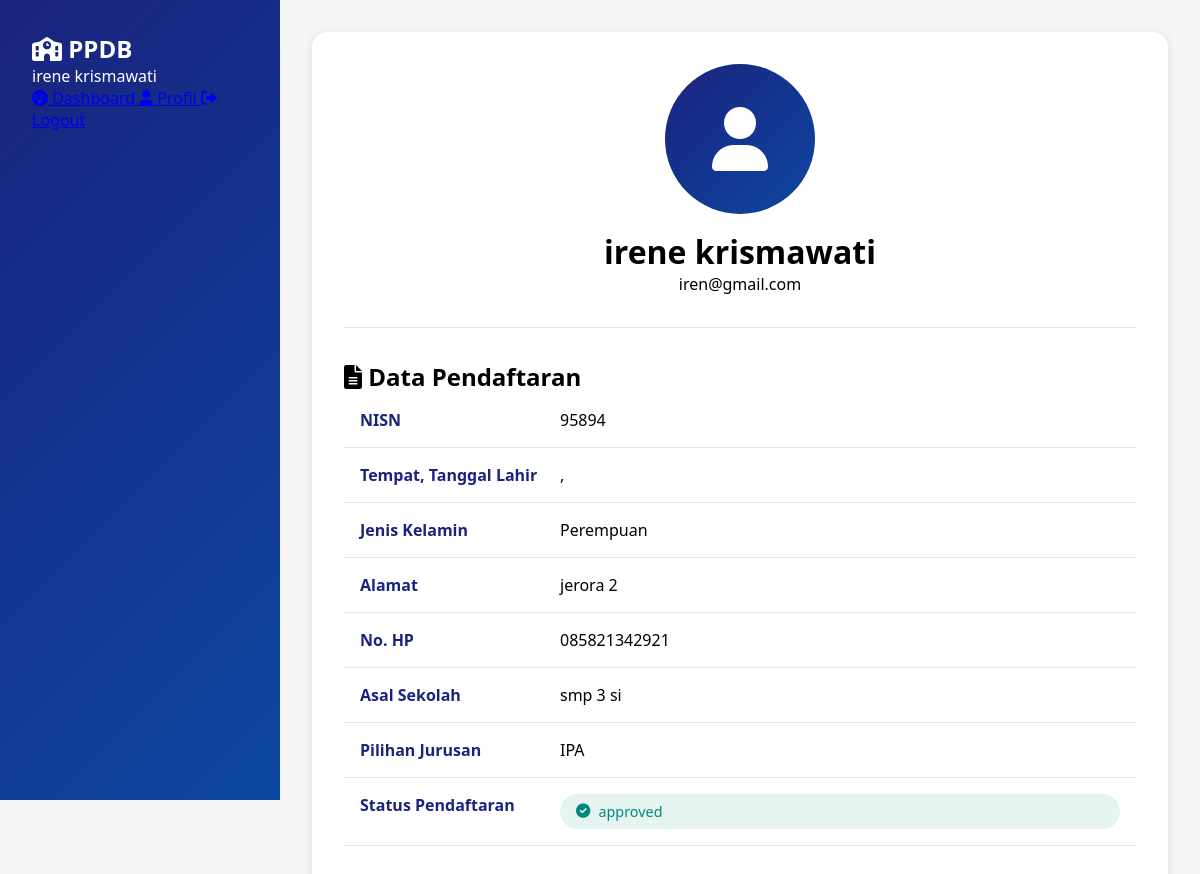
Screenshot of /profile (signed in) with the database file from the repository.
### app/models.py (models this page shows, shortened)
class User(UserMixin, db.Model):
    __tablename__ = 'users'
    id = db.Column(db.Integer, primary_key=True)
    username = db.Column(db.String(80), unique=True, nullable=False)
    email = db.Column(db.String(120), unique=True, nullable=False)
    password = db.Column(db.String(200), nullable=False)
    name = db.Column(db.String(100))
    role = db.Column(db.String(20), default='user')  # 'admin' or 'user'
    is_active = db.Column(db.Boolean, default=True)
    pendaftarans = db.relationship('Pendaftaran', backref='user', lazy=True)

class Pendaftaran(db.Model):
    __tablename__ = 'pendaftaran'
    id = db.Column(db.Integer, primary_key=True)
    nama = db.Column(db.String(100), nullable=False)
    nisn = db.Column(db.String(20), nullable=False, unique=True)
    asal_sekolah = db.Column(db.String(100), nullable=False)
    alamat = db.Column(db.String(200), nullable=False)
    no_hp = db.Column(db.String(20), nullable=False)
    pilihan_jurusan = db.Column(db.String(50), nullable=False)
    status = db.Column(db.String(20), default='pending')  # pending, approved, rejected
    user_id = db.Column(db.Integer, db.ForeignKey('users.id'), nullable=False)
    tanggal_daftar = db.Column(db.DateTime, default=db.func.current_timestamp())

### app/routes/main.py (the view)
@main_bp.route('/profile')
@login_required
def profile():
    pendaftaran = Pendaftaran.query.filter_by(user_id=current_user.id).first()
    return render_template('profile.html', pendaftaran=pendaftaran)

### app/__init__.py (called while the page is built)
def create_app():
    app = Flask(__name__)
    app.config['SECRET_KEY'] = 'your-secret-key'
    app.config['SQLALCHEMY_DATABASE_URI'] = 'sqlite:///ppdb.db'
    app.config['SQLALCHEMY_TRACK_MODIFICATIONS'] = False
    db.init_app(app)
    login_manager.init_app(app)
    login_manager.login_view = 'auth_bp.login'
    from app.models import User
    @login_manager.user_loader
    def load_user(user_id):
        return User.query.get(int(user_id))
    from app.routes.main import main_bp
    from app.routes.auth import auth_bp
    from app.routes.admin import admin_bp
    app.register_blueprint(main_bp)
    app.register_blueprint(auth_bp)
    app.register_blueprint(admin_bp)
    return app

### app/templates/profile.html (shortened to what this page needs)
<!DOCTYPE html>
<html lang="id">
<head>
    <link rel="stylesheet" href="https://cdnjs.cloudflare.com/ajax/libs/font-awesome/6.0.0/css/all.min.css">
</head>
<body>
    <div class="wrapper">
        <div class="sidebar">
            <div class="sidebar-header">
                <h2><i class="fas fa-school"></i> PPDB</h2>
                <p>{{ current_user.name }}</p>
            </div>
            <nav class="nav-menu">
                <a href="{{ url_for('main_bp.dashboard') }}" class="nav-item">
                    <i class="fas fa-tachometer-alt"></i> Dashboard
                </a>
                <a href="{{ url_for('main_bp.profile') }}" class="nav-item active">
                    <i class="fas fa-user"></i> Profil
                </a>
                <a href="{{ url_for('auth_bp.logout') }}" class="nav-item">
                    <i class="fas fa-sign-out-alt"></i> Logout
                </a>
            </nav>
        </div>
        <div class="main-content">
            <div class="profile-card">
                <div class="profile-header">
                    <div class="profile-avatar">
                        <i class="fas fa-user"></i>
                    </div>
                    <h1>{{ current_user.name }}</h1>
                    <p>{{ current_user.email }}</p>
                </div>
                {% if pendaftaran %}
                <div class="profile-info">
                    <h2><i class="fas fa-file-alt"></i> Data Pendaftaran</h2>
                    <div class="info-group">
                        <div class="info-label">NISN</div>
                        <div>{{ pendaftaran.nisn }}</div>
                    </div>
                    <div class="info-group">
                        <div class="info-label">Tempat, Tanggal Lahir</div>
                        <div>{{ pendaftaran.tempat_lahir }}, {{ pendaftaran.tanggal_lahir }}</div>
                    </div>
                    <div class="info-group">
                        <div class="info-label">Jenis Kelamin</div>
                        <div>{{ "Laki-laki" if pendaftaran.jenis_kelamin == "L" else "Perempuan" }}</div>
                    </div>
                    <div class="info-group">
                        <div class="info-label">Alamat</div>
                        <div>{{ pendaftaran.alamat }}</div>
                    </div>
                    <div class="info-group">
                        <div class="info-label">No. HP</div>
                        <div>{{ pendaftaran.no_hp }}</div>
                    </div>
                    <div class="info-group">
                        <div class="info-label">Asal Sekolah</div>
                        <div>{{ pendaftaran.asal_sekolah }}</div>
                    </div>
                    <div class="info-group">
                        <div class="info-label">Pilihan Jurusan</div>
                        <div>{{ pendaftaran.pilihan_jurusan }}</div>
                    </div>
                    <div class="info-group">
                        <div class="info-label">Status Pendaftaran</div>
                        <div class="status-badge status-{{ pendaftaran.status }}">
                            <i class="fas fa-{% if pendaftaran.status == 'approved' %}check-circle{% elif pendaftaran.status == 'rejected' %}times-circle{% else %}clock{% endif %}"></i>
                            {{ pendaftaran.status }}
                        </div>
                    </div>
                </div>
                {% endif %}
            </div>
        </div>
    </div>
</body>
</html>

### app/templates/profile.html (style rules this page uses)
:root { --primary: #1a237e; --secondary: #0d47a1; --accent: #00bcd4; --success: #00897b; --warning: #ffd700; --danger: #d32f2f; --light: #f5f5f5; --dark: #263238; --gradient: linear-gradient(135deg, var(--primary), var(--secondary)); }
* { margin: 0; padding: 0; box-sizing: border-box; font-family: 'Segoe UI', Arial, sans-serif; }
body { background: var(--light); min-height: 100vh; }
.wrapper { display: flex; min-height: 100vh; }
.sidebar { width: 280px; background: var(--gradient); color: white; padding: 2rem; position: fixed; height: 100vh; }
.main-content { flex: 1; margin-left: 280px; padding: 2rem; }
.profile-card { background: white; border-radius: 15px; padding: 2rem; box-shadow: 0 2px 10px rgba(0,0,0,0.1); margin-bottom: 2rem; }
.profile-header { text-align: center; padding-bottom: 2rem; border-bottom: 1px solid rgba(0,0,0,0.1); margin-bottom: 2rem; }
.profile-avatar { width: 150px; height: 150px; background: var(--gradient); border-radius: 50%; margin: 0 auto 1rem; display: flex; align-items: center; justify-content: center; color: white; font-size: 4rem; }
.profile-info { margin-bottom: 2rem; }
.info-group { display: grid; grid-template-columns: 200px 1fr; padding: 1rem; border-bottom: 1px solid rgba(0,0,0,0.1); }
.info-label { font-weight: 600; color: var(--primary); }
.status-badge { display: inline-flex; align-items: center; gap: 0.5rem; padding: 0.5rem 1rem; border-radius: 20px; font-size: 0.9rem; }
.status-approved { background: rgba(0,137,123,0.1); color: var(--success); }

### rows the page displays
User: name "irene krismawati", email "iren@gmail.com"
Pendaftaran: nisn "95894", alamat "jerora 2", no_hp "085821342921", asal_sekolah "smp 3 si", pilihan_jurusan "IPA", status "approved"

### other values shown
{{ "Laki-laki" if pendaftaran.jenis_kelamin == "L" else "Perempuan" }} "Perempuan"
